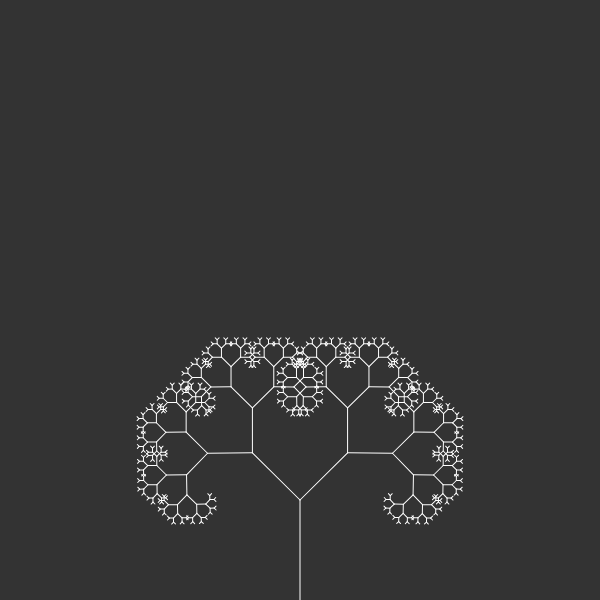
Frame 1 (no input)
Frame 60 (no input): identical to frame 1, image omitted
Frame 120 (the mouse pressed at the canvas centre since frame 60): identical to frame 1, image omitted

The p5.js sketch that drew this single still picture (run headless with seeded random() and noise() and a simulated clock; from frame 60 on, the mouse is pressed at the canvas centre):

// p5.js sketch
// ── sketch.js
var angle;
var slider;

function setup() {
	createCanvas(600,600);
	slider = createSlider(0, TWO_PI, PI/4, 0.01);
}

function draw() {
	background(51);
	stroke(255);
	translate(300, height);
	angle = slider.value();
	branch(100);
}

function branch(len) {
	line(0, 0, 0, -len);
	translate(0, -len);
	if(len > 4) {
		push();
		rotate(angle);
		branch(len*0.67);
		pop();
		push();
		rotate(-angle);
		branch(len*0.67);
		pop();
	}
	//line(0, 0, 0, -len*0.8);
}
